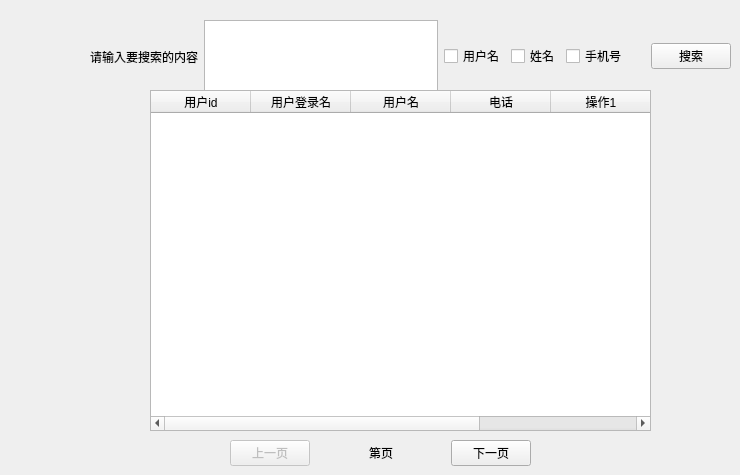
      <widget class="QWidget" name="administrator_user_page2">
       <widget class="QWidget" name="layoutWidget_8">
        <property name="geometry">
         <rect>
          <x>230</x>
          <y>440</y>
          <width>301</width>
          <height>26</height>
         </rect>
        </property>
        <layout class="QHBoxLayout" name="horizontalLayout_14">
         <item>
          <widget class="QPushButton" name="administrator_user_pre_btn">
           <property name="enabled">
            <bool>false</bool>
           </property>
           <property name="text">
            <string>上一页</string>
           </property>
          </widget>
         </item>
         <item>
          <spacer name="horizontalSpacer_25">
           <property name="orientation">
            <enum>Qt::Horizontal</enum>
           </property>
           <property name="sizeHint" stdset="0">
            <size>
             <width>40</width>
             <height>20</height>
            </size>
           </property>
          </spacer>
         </item>
         <item>
          <widget class="QLabel" name="administrator_user_page_num_lable">
           <property name="text">
            <string>第页</string>
           </property>
          </widget>
         </item>
         <item>
          <spacer name="horizontalSpacer_26">
           <property name="orientation">
            <enum>Qt::Horizontal</enum>
           </property>
           <property name="sizeHint" stdset="0">
            <size>
             <width>40</width>
             <height>20</height>
            </size>
           </property>
          </spacer>
         </item>
         <item>
          <widget class="QPushButton" name="administrator_user_next_btn">
           <property name="text">
            <string>下一页</string>
           </property>
          </widget>
         </item>
        </layout>
       </widget>
       <widget class="QWidget" name="layoutWidget_7">
        <property name="geometry">
         <rect>
          <x>90</x>
          <y>20</y>
          <width>641</width>
          <height>73</height>
         </rect>
        </property>
        <layout class="QHBoxLayout" name="horizontalLayout_13">
         <item>
          <widget class="QLabel" name="administrator_user_text_lable">
           <property name="text">
            <string>请输入要搜索的内容</string>
           </property>
           <property name="buddy">
            <cstring>search_text_edit</cstring>
           </property>
          </widget>
         </item>
         <item>
          <widget class="QPlainTextEdit" name="administrator_user_text_edit"/>
         </item>
         <item>
          <widget class="QCheckBox" name="administrator_user_login_name_check_box">
           <property name="text">
            <string>用户名</string>
           </property>
          </widget>
         </item>
         <item>
          <widget class="QCheckBox" name="administrator_user_name_check_box">
           <property name="text">
            <string>姓名</string>
           </property>
          </widget>
         </item>
         <item>
          <widget class="QCheckBox" name="administrator_user_tel_check_box">
           <property name="text">
            <string>手机号</string>
           </property>
          </widget>
         </item>
         <item>
          <spacer name="horizontalSpacer_24">
           <property name="orientation">
            <enum>Qt::Horizontal</enum>
           </property>
           <property name="sizeHint" stdset="0">
            <size>
             <width>40</width>
             <height>20</height>
            </size>
           </property>
          </spacer>
         </item>
         <item>
          <widget class="QPushButton" name="administrator_user_do_search_btn">
           <property name="text">
            <string>搜索</string>
           </property>
          </widget>
         </item>
        </layout>
       </widget>
       <widget class="QTableWidget" name="administrator_user_table_widget">
        <property name="geometry">
         <rect>
          <x>150</x>
          <y>90</y>
          <width>501</width>
          <height>341</height>
         </rect>
        </property>
        <column>
         <property name="text">
          <string>用户id</string>
         </property>
        </column>
        <column>
         <property name="text">
          <string>用户登录名</string>
         </property>
        </column>
        <column>
         <property name="text">
          <string>用户名</string>
         </property>
        </column>
        <column>
         <property name="text">
          <string>电话</string>
         </property>
        </column>
        <column>
         <property name="text">
          <string>操作1</string>
         </property>
        </column>
        <column>
         <property name="text">
          <string>操作2</string>
         </property>
        </column>
       </widget>
      </widget>
